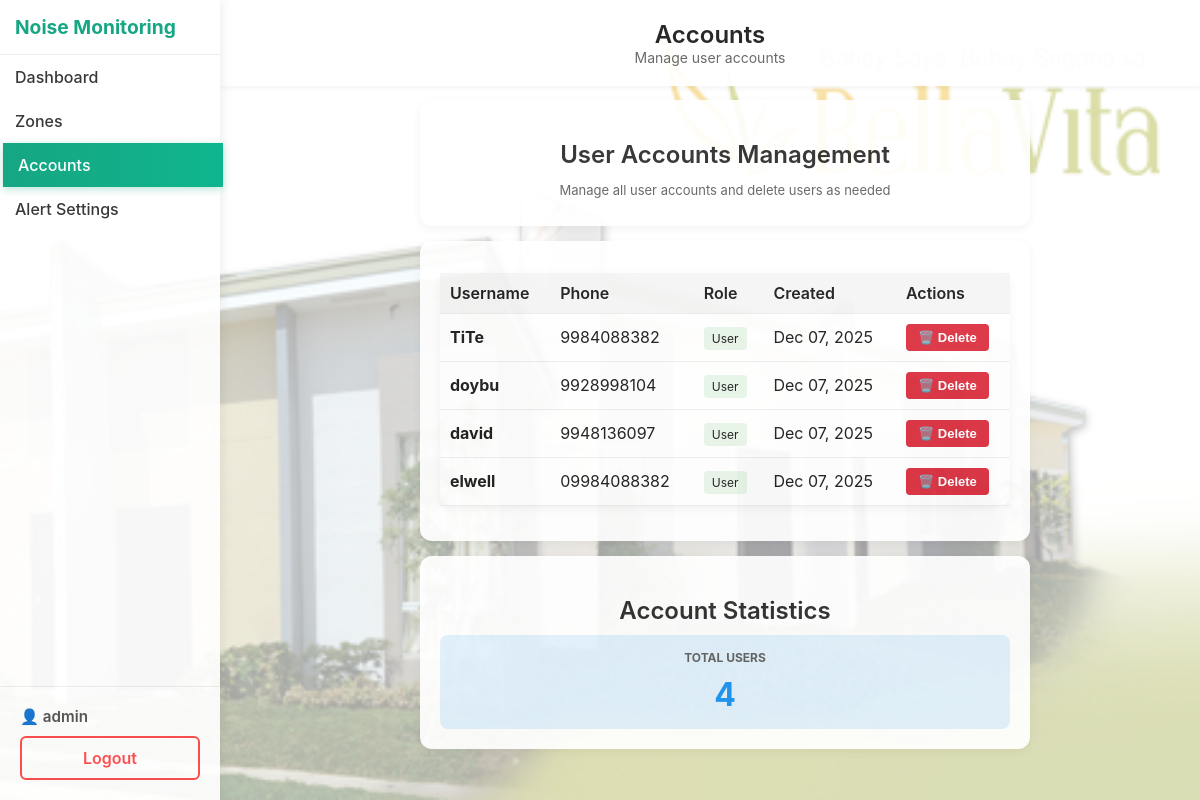
The page /GROUP10/logs.php (signed in) on the database its author committed.
### tables this page shows
CREATE TABLE `users` (
  `id` int(11) NOT NULL,
  `username` varchar(255) NOT NULL,
  `phone` varchar(20) DEFAULT NULL,
  `password` varchar(255) NOT NULL,
  `role` enum('user','admin') DEFAULT 'user',
  `created_at` timestamp NOT NULL DEFAULT current_timestamp(),
  `updated_at` timestamp NOT NULL DEFAULT current_timestamp() ON UPDATE current_timestamp()
);

### GROUP10/logs.php (the view, shortened to what this page needs)
<?php
require_once 'functions.php';
$username = $_SESSION['username'];
$is_admin = $_SESSION['role'] === 'admin';
if ($is_admin) {
    try {
        $stmt = $pdo->query("SELECT id, username, phone, role, created_at FROM users WHERE role = 'user' ORDER BY created_at DESC");
        $accounts = $stmt->fetchAll(PDO::FETCH_ASSOC);
    } catch (PDOException $e) {
        $accounts = [];
    }
}
?>
<!DOCTYPE html>
<html lang="en">
<head>
    <link rel="stylesheet" href="styles.css">
</head>
<body class="admin-page">
<div class="sidebar" id="sidebar">
  <div class="sidebar-brand">
    <span>Noise Monitoring</span>
  </div>
  <?php if ($is_admin): ?>
    <a href="admindashboard.php" class="sidebar-link">Dashboard</a>
    <a href="zones.php" class="sidebar-link">Zones</a>
    <a href="logs.php" class="sidebar-link active">Accounts</a>
    <a href="alert_settings.php" class="sidebar-link">Alert Settings</a>
  <?php endif; ?>
  <div class="sidebar-bottom">
    <span class="sidebar-user">👤 <?= htmlspecialchars($username) ?></span>
    <a href="#" onclick="return confirmLogout();" class="sidebar-link logout">Logout</a>
  </div>
</div>
<header>
  <div class="brand-wrapper">
    <div class="brand">
      <div class="brand-text">
        <div class="brand-name"><?= $is_admin ? 'Accounts' : 'Logs' ?></div>
        <div class="brand-sub"><?= $is_admin ? 'Manage user accounts' : 'View all alerts and activity logs' ?></div>
      </div>
    </div>
  </div>
</header>
<div class="container">
  <?php if ($is_admin): ?>
    <div class="card">
      <h2>User Accounts Management</h2>
      <p class="sub">Manage all user accounts and delete users as needed</p>
    </div>
    <div class="card">
      <table class="logs">
        <thead>
          <tr>
            <th>Username</th>
            <th>Phone</th>
            <th>Role</th>
            <th>Created</th>
            <th>Actions</th>
          </tr>
        </thead>
        <tbody>
          <?php if (count($accounts) > 0): ?>
            <?php foreach ($accounts as $account): ?>
              <tr>
                <td><strong><?= htmlspecialchars($account['username']) ?></strong></td>
                <td><?= htmlspecialchars($account['phone'] ?? 'N/A') ?></td>
                <td><span style="background: #e8f5e9; padding: 4px 8px; border-radius: 4px; font-size: 12px;"><?= ucfirst($account['role']) ?></span></td>
                <td><?= date('M d, Y', strtotime($account['created_at'])) ?></td>
                <td>
                  <form method="POST" style="display: inline;" onsubmit="return confirm('Delete account <?= htmlspecialchars($account['username']) ?>? This will remove all associated data.');">
                    <button type="submit" class="button" style="background: #dc3545; color: white; padding: 6px 12px; font-size: 13px; border: none; border-radius: 4px; cursor: pointer;">🗑️ Delete</button>
                  </form>
                </td>
              </tr>
            <?php endforeach; ?>
          <?php else: ?>
            <tr>
              <td colspan="5" style="text-align: center; padding: 40px; color: #999;">No user accounts found.</td>
            </tr>
          <?php endif; ?>
        </tbody>
      </table>
    </div>
    <div class="card">
      <h2>Account Statistics</h2>
      <div style="display: grid; grid-template-columns: repeat(auto-fit, minmax(200px, 1fr)); gap: 15px;">
        <div style="padding: 15px; background: #e3f2fd; border-radius: 8px; text-align: center;">
          <p style="margin: 0 0 10px 0; font-size: 12px; color: #666; text-transform: uppercase; font-weight: bold;">Total Users</p>
          <p style="margin: 0; font-size: 32px; font-weight: bold; color: #2196F3;"><?= count($accounts) ?></p>
        </div>
      </div>
    </div>
  <?php endif; ?>
</div>
</body>
</html>

### GROUP10/styles.css (style rules this page uses)
body { font-family: "Inter", Arial, sans-serif; margin: 0; padding: 0; background: #fafafa; color: #222; }
.topbar, header { position: fixed; top: 0; left: 220px; right: 0; padding: 20px; background: white; box-shadow: 0 2px 6px rgba(0,0,0,0.05); text-align: center; z-index: 50; box-sizing: border-box; }
.brand-wrapper { display: flex; justify-content: center; align-items: center; width: 100%; }
.brand { display: flex; justify-content: center; align-items: center; gap: 15px; flex-direction: column; }
.brand-text { text-align: center; }
.topbar h1, header .brand-name { margin: 0; font-size: 24px; font-weight: 600; color: #222; }
.brand-sub { font-size: 14px; color: #666; margin: 0; }
.container { max-width: 100%; margin: 80px 112px 10px 392px; padding: 20px; box-sizing: border-box; }
.card, .logs, .zone-card { background: white; padding: 15px; border-radius: 12px; box-shadow: 0 3px 10px rgba(0,0,0,0.05); margin-bottom: 15px; text-align: center; }
.card h2, .card h3, .card h4 { font-weight: 600; margin-bottom: 10px; color: #333; }
.sub { font-size: 13px; color: #666; margin-bottom: 8px; }
.sidebar { position: fixed; top: 0; left: 0; width: 220px; height: 100vh; background: #ffffff; box-shadow: 2px 0 10px rgba(0, 0, 0, 0.08); display: flex; flex-direction: column; padding: 0; z-index: 100; transition: all 0.3s ease; box-sizing: border-box; }
.sidebar-brand { display: flex; align-items: center; padding: 15px; gap: 12px; font-weight: 700; font-size: 1.2em; color: #0fa47f; border-bottom: 1px solid #eee; flex-shrink: 0; }
.sidebar-link { display: flex; align-items: center; justify-content: flex-start; padding: 12px 15px; color: #333; text-decoration: none; font-weight: 500; margin: 0; transition: all 0.25s ease; white-space: nowrap; box-sizing: border-box; }
.sidebar-link:hover, .sidebar-link.active { background: linear-gradient(90deg, #0fa47f, #08b38b); color: #fff; transform: translateX(3px); box-shadow: 0 2px 8px rgba(15, 164, 127, 0.3); }
.sidebar-bottom { margin-top: auto; padding: 15px; border-top: 1px solid #eee; display: flex; flex-direction: column; gap: 10px; flex-shrink: 0; box-sizing: border-box; }
.sidebar-user { font-weight: 600; font-size: 0.95em; color: #555; }
.sidebar-link.logout { background: white; color: #ff4d4f; border: 2px solid #ff4d4f; border-radius: 6px; font-weight: 600; padding: 10px 15px; margin: 0; justify-content: center; box-sizing: border-box; }
table { width: 100%; border-collapse: collapse; margin-top: 12px; }
table th, table td { padding: 10px; border-bottom: 1px solid #eee; text-align: left; }
table th { background: #f5f5f5; font-weight: 600; }
.btn, .button { background: #0fa47f; color: white; border: none; padding: 8px 14px; border-radius: 6px; cursor: pointer; font-size: 14px; font-weight: 600; transition: 0.2s; text-decoration: none; display: inline-block; }
.admin-page { background: url('images/bg.png') no-repeat right center fixed, url('images/logo.png') no-repeat 20px 20px; background-size: cover, 120px; opacity: 0.97; position: relative; }
.admin-page::before { content: ""; position: fixed; top: 0; left: 0; width: 100%; height: 100%; background: rgba(255,255,255,0.65); z-index: -1; }
.sidebar-bottom { margin-top: auto !important; padding: 20px; }
.sidebar-link.logout { width: 100%; text-align: center; }
@media (min-width: 1200px) { .container { margin: 80px 150px 10px 400px; } }
@media (min-width: 1200px) { .card { padding: 20px; } }
@media (min-width: 769px) { .sidebar { position: fixed; left: 0; width: 220px; } }

### rows shown on the page
users: username "TiTe", phone "9984088382", role "User", created_at "Dec 07, 2025"
users: username "doybu", phone "9928998104", role "User", created_at "Dec 07, 2025"
users: username "david", phone "9948136097", role "User", created_at "Dec 07, 2025"
users: username "elwell", phone "09984088382", role "User", created_at "Dec 07, 2025"

### other values the page prints
$username "admin"
count($accounts) "4"
